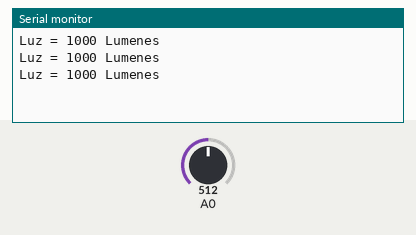
Simulated run of this sketch. Board: Arduino Uno, built with avr-gcc and run on an emulated ATmega328P. Parts: the last lines printed to the serial monitor. The inputs (shaded band) are chosen by the test bench; at power-on: A0 = 512.

Above: at 1.3 s.
1.4 s: A0 set to 716
At 1.9 s:
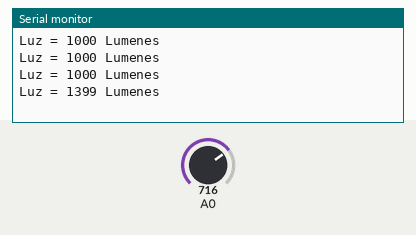
2.9 s: A0 set to 900
At 3.4 s:
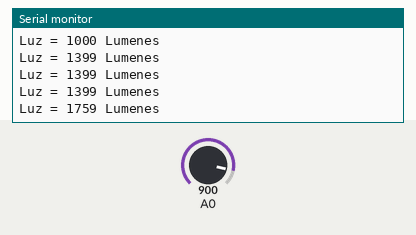
Timing chart, 0 to 5.9 s (numbered marks = the images above; inputs shaded):
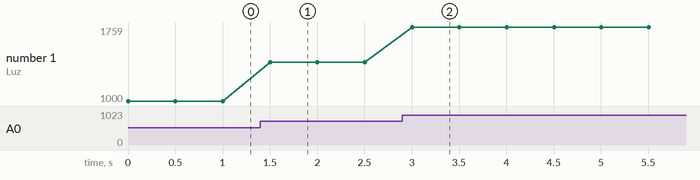

Measured:
- after the input at 1.4 s, the serial monitor: prints a new line after 0.10 s (image 1)
- after the input at 2.9 s, the serial monitor: prints a new line after 0.10 s (image 2)
- plotted number 1: 1000 → 1399 after the input at 1.4 s, 1399 → 1759 after the input at 2.9 s

The sketch:

practica_05.ino
```cpp
int luz;

void setup() {
  Serial.begin(9600);
}

void loop() {
  luz = analogRead(0);

  luz = map(luz, 0, 1023, 0, 2000);

  Serial.print("Luz = ");
  Serial.print(luz);
  Serial.println(" Lumenes");

  delay(500);
}
```
